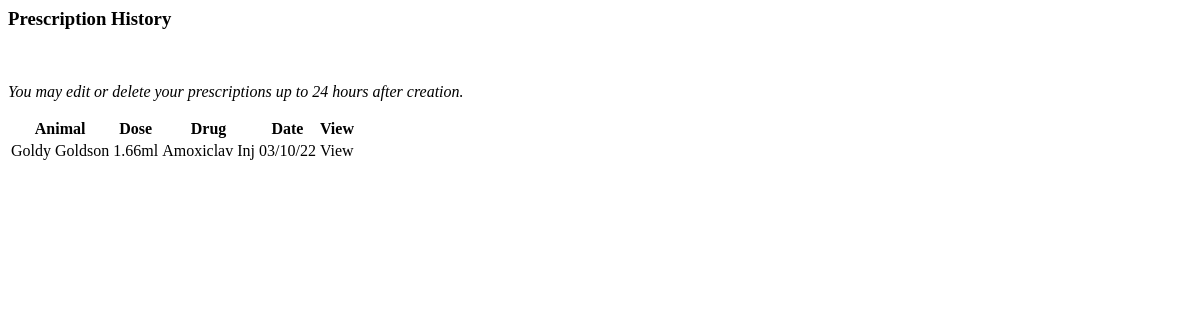
/prescriptions/vet-prescrip/ (signed in), run on an earlier commit of the app's database.
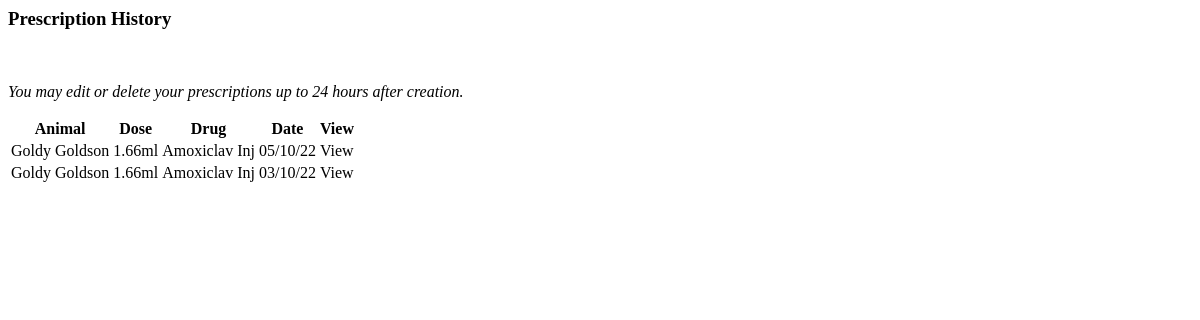
And on a later commit of the database.
### prescriptions/models.py (models this page shows, shortened)
class Prescription(models.Model):
    animal = models.ForeignKey(Record, on_delete=models.CASCADE, default=1)
    animal_weight = models.DecimalField(
        max_digits=5, decimal_places=2, blank=True, null=True)
    vet = models.ForeignKey(Vet, on_delete=models.CASCADE, default=1)
    drug = models.ForeignKey(Drug, on_delete=models.PROTECT, default=None)
    drug_dose = models.DecimalField(
        max_digits=4, decimal_places=2, blank=True, null=True)
    dose = models.DecimalField(
        max_digits=5, decimal_places=2, blank=True, null=True)
    measure = models.CharField(max_length=2, blank=True)
    frequency = models.CharField(max_length=10, choices=FREQUENCY, blank=True)
    length = models.PositiveIntegerField(default=0, blank=True)
    route = models.CharField(max_length=8, blank=True)
    date = models.DateTimeField(auto_now_add=True)
    class Meta:
        ordering = ['-date']

class Drug(models.Model):
    name = models.CharField(max_length=50)
    dose = models.DecimalField(max_digits=4, decimal_places=2)
    measure = models.CharField(max_length=2, choices=MEASURE)
    category = models.CharField(max_length=20, choices=CATEGORIES)
    route = models.CharField(max_length=8, choices=ROUTES)
    warnings = models.CharField(max_length=300)
    def __str__(self):
        return self.name
    class Meta:
        ordering = ['name']

### records/models.py (models this page shows)
class Record(models.Model):
    name = models.CharField(max_length=50)
    surname = models.CharField(max_length=50)
    date_of_birth = models.DateField()
    species = models.CharField(choices=SPECIES, max_length=10)
    breed = models.CharField(max_length=50)
    sex = models.CharField(choices=SEX, max_length=10)
    weight = models.DecimalField(max_digits=5, decimal_places=2)
    note = models.CharField(max_length=300, blank=True)
    def __str__(self):
        return self.name + " " + self.surname
    class Meta:
        ordering = ['surname']
        unique_together = [
            'name',
            'surname',
            'date_of_birth',
            'species',
            'sex']

### petrx/decorators.py (the view)
    def wrapper(request, *args, **kwargs):
        if request.user.is_authenticated:
            if request.user.is_active:
                return function(request, *args, **kwargs)
            else:
                return render(request, 'vetprofiles/restricted.html')
        else:
            return redirect('vetprofiles:login')

### prescriptions/views.py (called while the page is built)
@vet_login_and_active
def vet_prescrip(request):
    prescrip_list = Prescription.objects.filter(vet=request.user).all()
    context = {'prescrip_list': prescrip_list}
    return render(request, 'prescriptions/list_prescrip_vet.html', context)

### prescriptions/templates/prescriptions/list_prescrip_vet.html (shortened to what this page needs)
<h3 class="subheadings">Prescription History</h3>
<p><em>You may edit or delete your prescriptions up to 24 hours after creation.</em></p>
<div class="prescrip-contain">
    <table>
        <thead>
            <tr>
                <th>Animal</th>
                <th class="lg-prescrip">Dose</th>
                <th class="lg-prescrip">Drug</th>
                <th>Date</th>
                <th>View</th>
            </tr>
        </thead>
        <tbody>
            {% for prescription in prescrip_list %}
            <tr>
                <td>{{ prescription.animal }}</td>
                <td class="lg-prescrip">{{ prescription.dose }}{{ prescription.measure }}</td>
                <td class="lg-prescrip">{{ prescription.drug }}</td>
                <td>{{ prescription.date|date:'d/m/y' }}</td>
                <td><a data-hx-get="{% url 'prescriptions:detail_prescrip' prescrip_id=prescription.id %}"
                        data-hx-target="#modal-dialog" class="pet-links" aria-label="View prescription">View</a></td>
            </tr>
        </tbody>
        {% endfor %}
    </table>
</div>

What changed in the data, as far as the page shows it:
added Prescription: animal "Goldy Goldson", dose "1.66", measure "ml", drug "Amoxiclav Inj", date "05/10/22"
